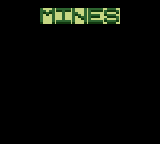

Rendered tile map (Tiled .tmx) drawn with the repository's tilesets; below, a short description and the full map source, tile grids included:
An orthogonal 20x18 tile map with 8x8 px tiles, 1 tile layer (Tile Layer 1).

<map version="1.10" tiledversion="1.10.2" orientation="orthogonal" renderorder="right-down" width="20" height="18" tilewidth="8" tileheight="8" infinite="0" nextlayerid="2" nextobjectid="1">
 <tileset firstgid="1" source="tiles.tsx" />
 <layer id="1" name="Tile Layer 1" width="20" height="18">
  <data encoding="csv">
0,0,0,0,0,0,0,0,0,0,0,0,0,0,0,0,0,0,0,0,
0,0,0,0,0,113,114,115,116,117,118,119,120,121,122,0,0,0,0,0,
0,0,0,0,0,129,130,131,132,133,134,135,136,137,138,0,0,0,0,0,
0,0,0,0,0,0,0,0,0,0,0,0,0,0,0,0,0,0,0,0,
0,0,0,0,0,0,0,0,0,0,0,0,0,0,0,0,0,0,0,0,
0,0,0,0,0,0,0,0,0,0,0,0,0,0,0,0,0,0,0,0,
0,0,0,0,0,0,0,0,0,0,0,0,0,0,0,0,0,0,0,0,
0,0,0,0,0,0,0,0,0,0,0,0,0,0,0,0,0,0,0,0,
0,0,0,0,0,0,0,0,0,0,0,0,0,0,0,0,0,0,0,0,
0,0,0,0,0,0,0,0,0,0,0,0,0,0,0,0,0,0,0,0,
0,0,0,0,0,0,0,0,0,0,0,0,0,0,0,0,0,0,0,0,
0,0,0,0,0,0,0,0,0,0,0,0,0,0,0,0,0,0,0,0,
0,0,0,0,0,0,0,0,0,0,0,0,0,0,0,0,0,0,0,0,
0,0,0,0,0,0,0,0,0,0,0,0,0,0,0,0,0,0,0,0,
0,0,0,0,0,0,0,0,0,0,0,0,0,0,0,0,0,0,0,0,
0,0,0,0,0,0,0,0,0,0,0,0,0,0,0,0,0,0,0,0,
0,0,0,0,0,0,0,0,0,0,0,0,0,0,0,0,0,0,0,0,
0,0,0,0,0,0,0,0,0,0,0,0,0,0,0,0,0,0,0,0
</data>
 </layer>
</map>